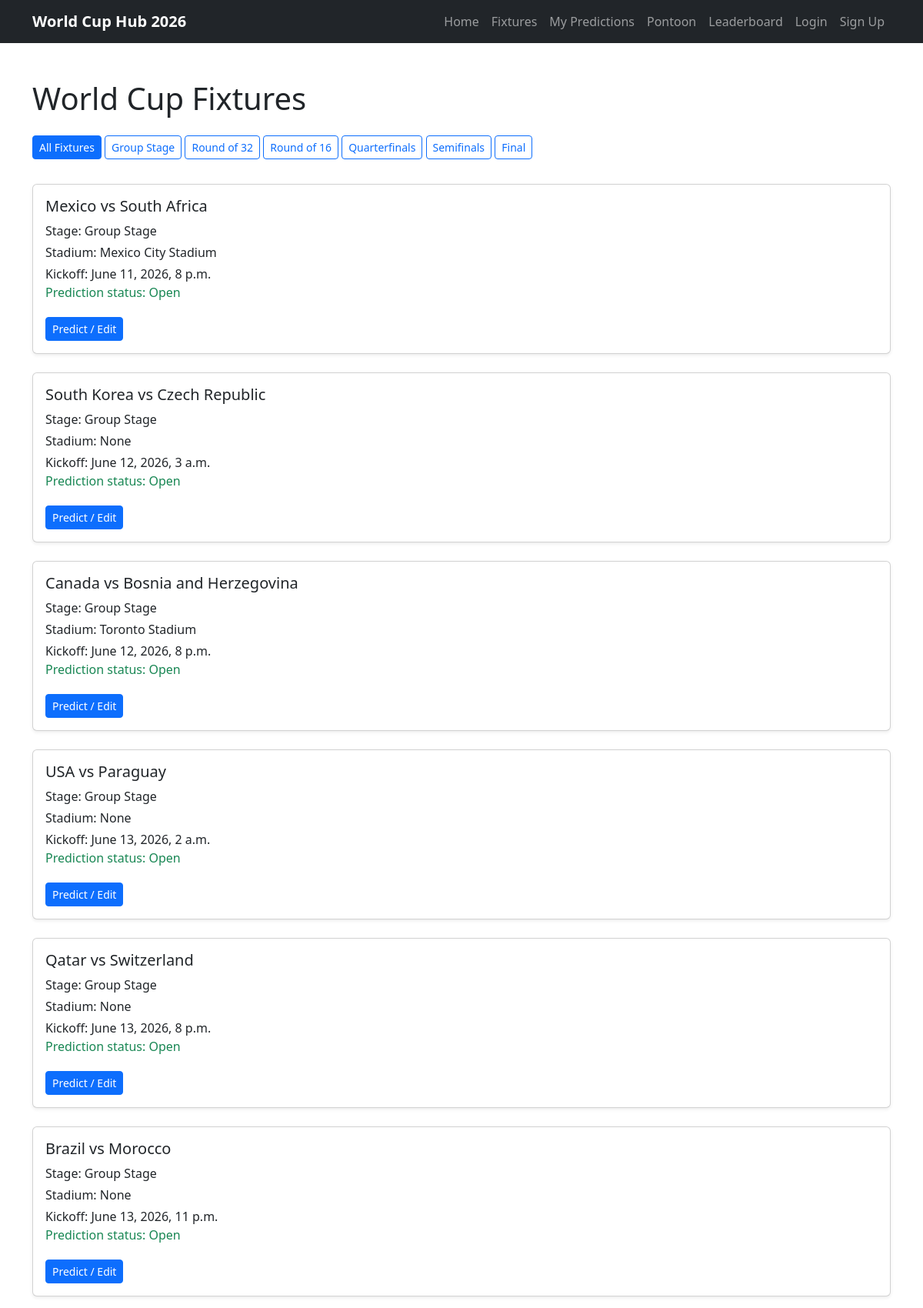
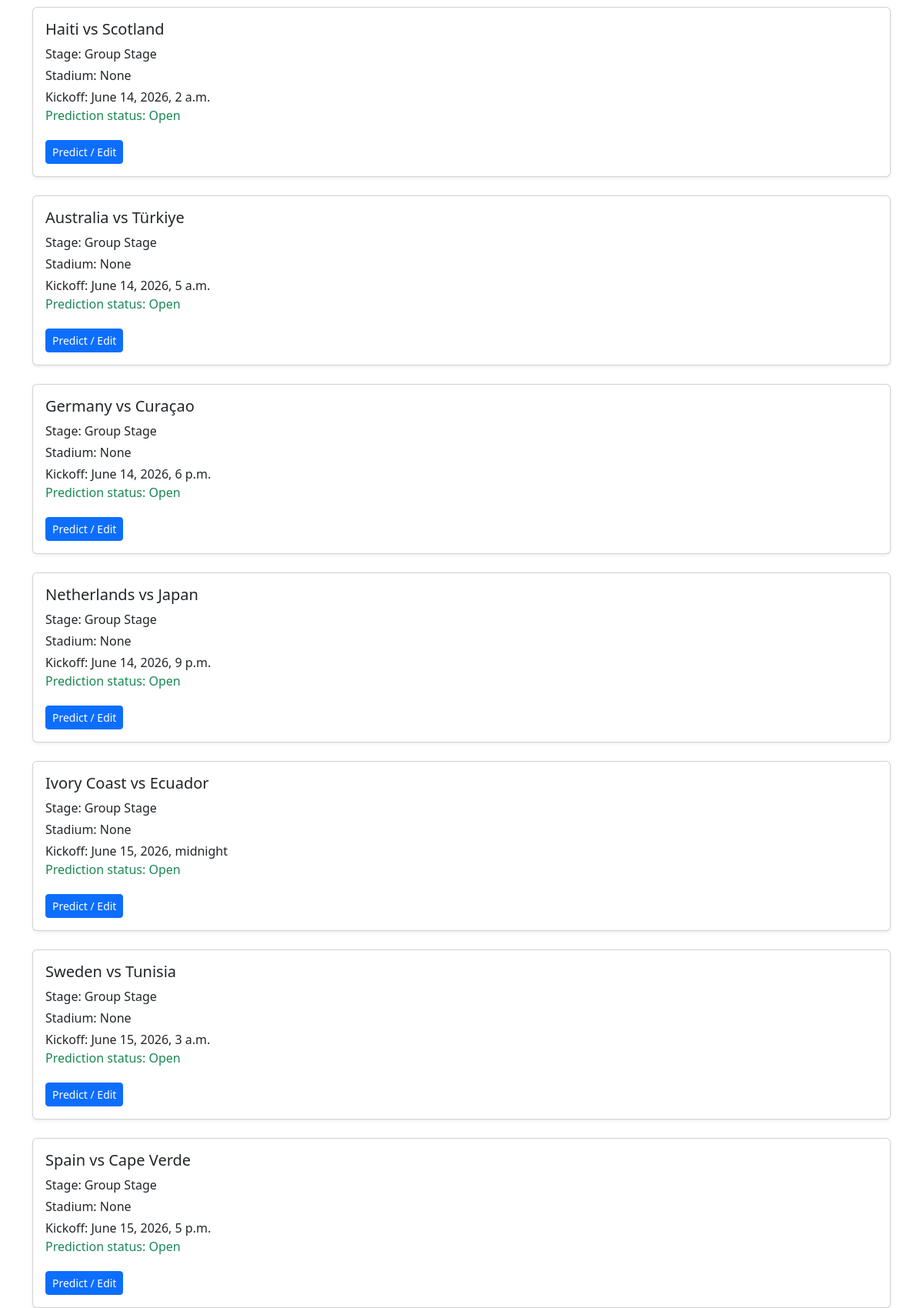
The page /fixtures/ (upper part) on the database its author committed (2 pictures, top to bottom).
### predictor/models.py (models this page shows, shortened)
class Fixture(models.Model):
    STAGE_CHOICES = [
        ('Group Stage', 'Group Stage'),
        ('Round of 32', 'Round of 32'),
        ('Round of 16', 'Round of 16'),
        ('Quarterfinals', 'Quarterfinals'),
        ('Semifinals', 'Semifinals'),
        ('Final', 'Final'),
    ]
    home_team = models.ForeignKey(
        Team,
        on_delete=models.CASCADE,
        related_name='home_fixtures'
    )
    away_team = models.ForeignKey(
        Team,
        on_delete=models.CASCADE,
        related_name='away_fixtures'
    )
    stadium = models.ForeignKey(
        Stadium,
        on_delete=models.SET_NULL,
        related_name='fixtures',
        null=True,
        blank=True
    )
    stage = models.CharField(max_length=20, choices=STAGE_CHOICES)
    kickoff_time = models.DateTimeField()
    home_team_score = models.PositiveIntegerField(blank=True, null=True)
    away_team_score = models.PositiveIntegerField(blank=True, null=True)
    class Meta:
        ordering = ['kickoff_time']
    def predictions_locked(self):
        lock_time = self.kickoff_time + timedelta(minutes=1)
        return timezone.now() >= lock_time

class Team(models.Model):
    GROUP_CHOICES = [
        ('A', 'Group A'),
        ('B', 'Group B'),
        ('C', 'Group C'),
        ('D', 'Group D'),
        ('E', 'Group E'),
        ('F', 'Group F'),
        ('G', 'Group G'),
        ('H', 'Group H'),
        ('I', 'Group I'),
        ('J', 'Group J'),
        ('K', 'Group K'),
        ('L', 'Group L'),
    ]
    name = models.CharField(max_length=100)
    group = models.CharField(max_length=1, choices=GROUP_CHOICES)
    manager = models.CharField(max_length=100, blank=True, null=True)
    captain = models.CharField(max_length=100, blank=True, null=True)
    best_world_cup_finish = models.CharField(max_length=100, blank=True, null=True)
    best_world_cup_year = models.CharField(max_length=100,blank=True,null=True)
    def __str__(self):
        return self.name

class Stadium(models.Model):
    name = models.CharField(max_length=100)
    city = models.CharField(max_length=100)
    capacity = models.PositiveBigIntegerField(blank=True, null=True)
    def __str__(self):
        return self.name

### predictor/views.py (the view)
# urls.py: path("fixtures/", views.fixture_list, name="fixtures"),
def fixture_list(request, stage=None):
    stages = Fixture.STAGE_CHOICES
    if stage:
        fixtures = Fixture.objects.filter(stage=stage)
        selected_stage = stage
    else:
        fixtures = Fixture.objects.all()
        selected_stage = "all"
    if request.user.is_authenticated:
        predictions = Prediction.objects.filter(user=request.user)
    else:
        predictions = []
    context = {
        "fixtures": fixtures,
        "predictions": predictions,
        "stages": stages,
        "selected_stage": selected_stage,
    }
    return render(request, "predictor/fixture_list.html", context)

### predictor/templates/predictor/fixture_list.html
{% extends "base.html" %} {% block title %}Fixtures | World Cup Hub 2026{% endblock %} {% block content %}
<section class="container py-5">
  <h1 class="mb-4">World Cup Fixtures</h1>
  <div class="mb-4">
    <a href="{% url 'fixtures' %}" class="btn btn-sm mb-2 {% if selected_stage == 'all' %}btn-primary{% else %}btn-outline-primary{% endif %}"> All Fixtures </a>
    {% for stage_value, stage_label in stages %}
    <a href="{% url 'fixtures_by_stage' stage_value %}" class="btn btn-sm mb-2 {% if selected_stage == stage_value %}btn-primary{% else %}btn-outline-primary{% endif %}"> {{ stage_label }} </a>
    {% endfor %}
  </div>
  <div class="row">
    {% for fixture in fixtures %}
    <div class="col-12 mb-4">
      <div class="card shadow-sm">
        <div class="card-body">
          <h2 class="h5">{{ fixture.home_team }} vs {{ fixture.away_team }}</h2>
          <p class="mb-1">Stage: {{ fixture.get_stage_display }}</p>
          <p class="mb-1">Stadium: {{ fixture.stadium }}</p>
          <p class="mb-0">Kickoff: {{ fixture.kickoff_time }}</p>
          {% if fixture.predictions_locked %}
          <p class="text-danger mb-1">Prediction status: Locked</p>
          {% else %}
          <p class="text-success mb-1">Prediction status: Open</p>
          {% endif %} {% if fixture.predictions_locked %}
          <p class="text-danger mt-3 mb-0">Predictions locked</p>
          <a href="{% url 'fixture_predictions' fixture.id %}" class="btn btn-outline-secondary btn-sm mt-2"> View Predictions </a>
          {% else %}
          <a href="{% url 'create_prediction' fixture.id %}" class="btn btn-primary btn-sm mt-3"> Predict / Edit </a>
          {% endif %}
        </div>
      </div>
    </div>
    {% empty %}
    <p>No fixtures available.</p>
    {% endfor %}
  </div>
</section>
{% endblock %}

### rows shown on the page
Fixture: home_team "Mexico", away_team "South Africa", stage "Group Stage", stadium "Mexico City Stadium", kickoff_time "June 11, 2026, 8 p.m.", shows "Prediction status: Open", shows "Predict / Edit"
Fixture: home_team "South Korea", away_team "Czech Republic", stage "Group Stage", stadium "None", kickoff_time "June 12, 2026, 3 a.m.", shows "Prediction status: Open", shows "Predict / Edit"
Fixture: home_team "Canada", away_team "Bosnia and Herzegovina", stage "Group Stage", stadium "Toronto Stadium", kickoff_time "June 12, 2026, 8 p.m.", shows "Prediction status: Open", shows "Predict / Edit"
Fixture: home_team "USA", away_team "Paraguay", stage "Group Stage", stadium "None", kickoff_time "June 13, 2026, 2 a.m.", shows "Prediction status: Open", shows "Predict / Edit"
Fixture: home_team "Qatar", away_team "Switzerland", stage "Group Stage", stadium "None", kickoff_time "June 13, 2026, 8 p.m.", shows "Prediction status: Open", shows "Predict / Edit"
Fixture: home_team "Brazil", away_team "Morocco", stage "Group Stage", stadium "None", kickoff_time "June 13, 2026, 11 p.m.", shows "Prediction status: Open", shows "Predict / Edit"
Fixture: home_team "Haiti", away_team "Scotland", stage "Group Stage", stadium "None", kickoff_time "June 14, 2026, 2 a.m.", shows "Prediction status: Open", shows "Predict / Edit"
Fixture: home_team "Australia", away_team "Türkiye", stage "Group Stage", stadium "None", kickoff_time "June 14, 2026, 5 a.m.", shows "Prediction status: Open", shows "Predict / Edit"
Fixture: home_team "Germany", away_team "Curaçao", stage "Group Stage", stadium "None", kickoff_time "June 14, 2026, 6 p.m.", shows "Prediction status: Open", shows "Predict / Edit"
Fixture: home_team "Netherlands", away_team "Japan", stage "Group Stage", stadium "None", kickoff_time "June 14, 2026, 9 p.m.", shows "Prediction status: Open", shows "Predict / Edit"
Fixture: home_team "Ivory Coast", away_team "Ecuador", stage "Group Stage", stadium "None", kickoff_time "June 15, 2026, midnight", shows "Prediction status: Open", shows "Predict / Edit"
Fixture: home_team "Sweden", away_team "Tunisia", stage "Group Stage", stadium "None", kickoff_time "June 15, 2026, 3 a.m.", shows "Prediction status: Open", shows "Predict / Edit"
Fixture: home_team "Spain", away_team "Cape Verde", stage "Group Stage", stadium "None", kickoff_time "June 15, 2026, 5 p.m.", shows "Prediction status: Open", shows "Predict / Edit"

### other values the page prints
{{ stage_label }} "Group Stage" "Round of 32" "Round of 16" "Quarterfinals" "Semifinals" "Final"
